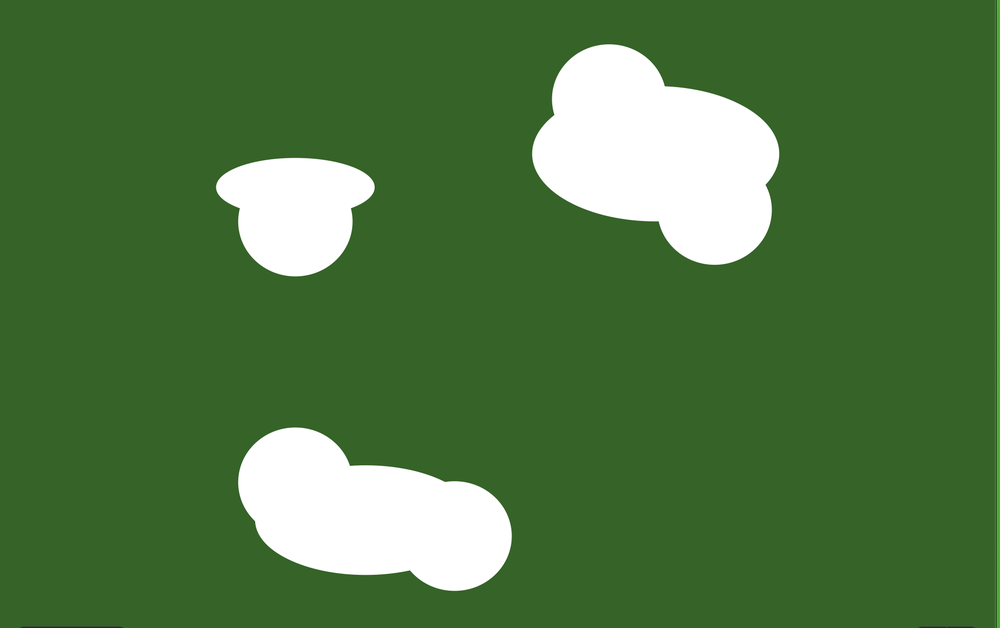
#> input picture Новая папка/Снимок экрана 2024-09-10 в 23.31.51.png, 1000 x 628 px, shrunk from 2010 x 1262 before the run
$ python clean_3.py
#> lines starting #> are read from the running program, lines starting #| are printed output that depends on the picture; after the words box and inside, x2 and y2 are one past the last pixel; in counts of white or black regions, pixels touching at a corner belong together
import math
import cv2
import numpy as np

# Функция для вычисления расстояния между двумя точками
def point_distance(p1, p2):
    return np.sqrt((p1[0] - p2[0]) ** 2 + (p1[1] - p2[1]) ** 2)

combined_mask_1 = None

# [20 lines left out: function line_circle_intersection, not called in this run]

chords = []
green_line_masks = []
red_line_masks = []
combined_masks_red_green = []
orange_tree_masks = []
pink_tree_masks = []

def process_intersections(contours_intersection, min_distance, center, center_of_mass, purple_line_mask, circle_center, circle_radius):
    global combined_mask_1
    unique_points = []
    chord_ends = []  # Список для хранения концов хорд (начало и конец зелёной линии)
    chord_starts = []
    green_line_mask = np.zeros((height, width), dtype=np.uint8)
    red_line_mask = np.zeros((height, width), dtype=np.uint8)
    for contour_inter in contours_intersection:
        for point in contour_inter[:, 0, :]:
            if all(int(point_distance(point, dp)) > min_distance for dp in unique_points):
                unique_points.append(point)


                # cv2.circle(rgba_image, tuple(point), 5, (255, 0, 255), -1)  # Фиолетовая точка

                # Провести линию от черной точки до фиолетовой точки
                # cv2.line(rgba_image, center, tuple(point), (255, 0, 255), 2)  # Линия фиолетового цвета

                # Добавить фиолетовую линию на маску
                cv2.line(purple_line_mask, center, tuple(point), 255, 2)  # Линия на маске

                # Нарисовать черную линию от синей точки до фиолетовой точки
                cv2.line(rgba_image, center_of_mass, tuple(point), (0, 0, 0), 2)  # Черная линия

                # Вычисление перпендикулярного вектора
                direction = np.array(point) - np.array(center_of_mass)
                perp_direction = np.array([-direction[1], direction[0]])
                perp_direction = perp_direction / np.linalg.norm(perp_direction)  # Нормализация

                # Определение точек хорды
                half_chord_length = 30  # Длина половины хорды
                chord_point1 = np.array(point) + perp_direction * half_chord_length
                chord_point2 = np.array(point) - perp_direction * half_chord_length
                chord_point1 = tuple(chord_point1.astype(int))
                chord_point2 = tuple(chord_point2.astype(int))

                # Продлить хорды до пересечения с красным радиусом
                intersection_points = line_circle_intersection(chord_point1, chord_point2, circle_center, circle_radius)

                if len(intersection_points) == 2:
                    # Находим ближайшую к фиолетовой точке точку пересечения
                    distances = [np.linalg.norm(np.array(point) - np.array(ip)) for ip in intersection_points]
                    nearest_intersection_index = np.argmin(distances)
                    nearest_intersection_point = intersection_points[nearest_intersection_index]

                    # Рисуем линию от фиолетовой точки до ближайшей точки пересечения
                    cv2.line(rgba_image, tuple(point), tuple(nearest_intersection_point), (0, 255, 0), 2)  # Зеленая линия

                    # Рисуем зелёную линию от фиолетовой точки до ближайшей точки пересечения
                    cv2.line(green_line_mask, tuple(point), tuple(nearest_intersection_point), 255, 2)  # Линия на маске

                    # Сохраняем конец хорды для последующего рисования красной линии
                    chord_ends.append(tuple(point))
                    chord_starts.append(tuple(nearest_intersection_point))

    # Рисуем красную линию между концами зеленых хорд, если их два
    if len(chord_ends) == 2:
        cv2.line(rgba_image, chord_ends[0], chord_ends[1], (0, 0, 255), 2)  # Красная линия

        # Добавляем красную линию на маску
        cv2.line(red_line_mask, chord_ends[0], chord_ends[1], 255, 2)  # Линия на маске

        # # Создаем маску для дуги красного радиуса
        red_arc_mask = draw_red_arc_mask(contour_red_circle_mask, chord_starts[1], chord_starts[0], circle_center, circle_radius)
        # red_arc_mask = contour_red_circle_mask

        # # Наложение дуги на изображение
        # rgba_image[red_arc_mask > 0, :3] = (0, 0, 255)  # Красный цвет для дуги
        # rgba_image[red_arc_mask > 0, 3] = 255  # Установка альфа-канала в 255 (непрозрачный)

        chords.append([chord_ends[0],chord_ends[1]])

        # 1. Объединяем маски зеленых и красных линий
        combined_mask = cv2.bitwise_or(green_line_mask, red_line_mask)

        combined_mask = cv2.bitwise_or(combined_mask, red_arc_mask)

        contours, _ = cv2.findContours(combined_mask, cv2.RETR_EXTERNAL, cv2.CHAIN_APPROX_SIMPLE)


        combined_mask = cv2.drawContours(combined_mask, contours, -1, 255, thickness=cv2.FILLED)

        # # 1. Объединяем маски зеленых и красных линий
        # combined_mask_2 = cv2.bitwise_or(combined_mask, contour_red_circle_mask)

        # # 2. Находим контуры в объединенной маске
        # contours, _ = cv2.findContours(combined_mask_2, cv2.RETR_EXTERNAL, cv2.CHAIN_APPROX_SIMPLE)

        # # 3. Создаем пустую маску для заполнения
        # filled_mask = np.zeros_like(combined_mask_2)

        # combined_mask_1 = combined_mask_2
        # # 4. Заполняем внутренние области замкнутых контуров белым цветом
        # cv2.drawContours(filled_mask, contours, -1, 255, thickness=cv2.FILLED)

        green_line_masks.append(green_line_mask)
        red_line_masks.append(red_line_mask)
        combined_masks_red_green.append(combined_mask)


# [27 lines left out: function draw_red_arc_mask, not called in this run]

def make_pink_radius(distance_to_closest_point):
# distance_to_closest_point = np.sqrt((closest_point[0] - center[0]) ** 2 + (closest_point[1] - center[1]) ** 2)
    blue_radius = abs(central_radius) - abs(distance_to_closest_point)
    print(distance_to_closest_point)
    # cv2.line(rgba_image, center, closest_point, 255, thickness=2)
    # Вычисляем розовый радиус как половину разности между красным радиусом и расстоянием до голубой точки
    pink_radius = int(distance_to_closest_point + (blue_radius / 2))
    print(pink_radius)
    # pink_radius = blue_radius / 2

    # Создание маски розового круга
    pink_circle_mask = np.zeros((height, width), dtype=np.uint8)
    cv2.circle(pink_circle_mask, center, pink_radius, 255, thickness=-1)

    # Создаем контур радиуса для дерева
    contour_pink_circle_mask = cv2.dilate(pink_circle_mask, None, iterations=2)  # Толщина контура
    contour_pink_circle_mask = cv2.Canny(contour_pink_circle_mask, 100, 200)

    # Отмечаем розовый контур на альфа-изображении
    rgba_image[contour_pink_circle_mask > 0, :3] = (255, 105, 180)  # Розовый цвет по контуру
    rgba_image[contour_pink_circle_mask > 0, 3] = 255  # Устанавливаем альфа-канал в 255 (непрозрачный)

    # Найти пересечение между маской границы оранжевого/фиолетового радиуса и маской границы зоны деревьев
    tree_intersection_mask = cv2.bitwise_and(tree_contour_mask, contour_pink_circle_mask)
    intersection_mask = cv2.bitwise_and(mask_tree, pink_circle_mask)
    pink_tree_masks.append(intersection_mask)

    # # Найти контуры пересечения и нарисовать фиолетовые точки
    contours_intersection, _ = cv2.findContours(tree_intersection_mask, cv2.RETR_EXTERNAL, cv2.CHAIN_APPROX_SIMPLE)
    min_distance = 5  # Минимальное расстояние между точками

    # Вызов функции для обработки пересечений
    process_intersections(contours_intersection, min_distance, center, center_of_mass, purple_line_mask, center, central_radius)


image = cv2.imread('Снимок экрана 2024-09-10 в 23.31.51.png')
#> image is the input picture: shape (628, 1000, 3); mean B, G, R 66.6, 118.5, 78.1
# image = cv2.imread('test_clouds.png')

# Определяем цветовые диапазоны для различных классов объектов
color_ranges = {
    # [10 lines of commented-out code are left out]
    'tree': ([34, 100, 30], [90, 255, 150]),   # Зеленый для деревьев
    'lake': ([90, 100, 100], [140, 255, 255]), # Голубой для озер
    'road': ([100, 100, 100], [180, 180, 180]) # Серый для дорог
}

# Конвертация изображения в HSV цветовую модель
hsv_image = cv2.cvtColor(image, cv2.COLOR_BGR2HSV)
#> hsv_image: shape (628, 1000, 3); mean H, S, V 46.7, 133.1, 118.5

# Нахождение центра изображения и задание радиуса для центрального круга
height, width = hsv_image.shape[:2]
center = (width // 2, height // 2)
central_radius = width // 4
print(central_radius)
#| 250

# Создаем изображение с альфа-каналом
rgba_image = np.zeros((height, width, 4), dtype=np.uint8)
rgba_image[..., :3] = image  # Копируем исходное изображение в RGB каналы
rgba_image[..., 3] = 0  # Начально делаем альфа-канал полностью прозрачным

# Создаем маску для центрального круга
red_circle_mask = np.zeros((height, width), dtype=np.uint8)
cv2.circle(red_circle_mask, center, central_radius, 255, thickness=-1)
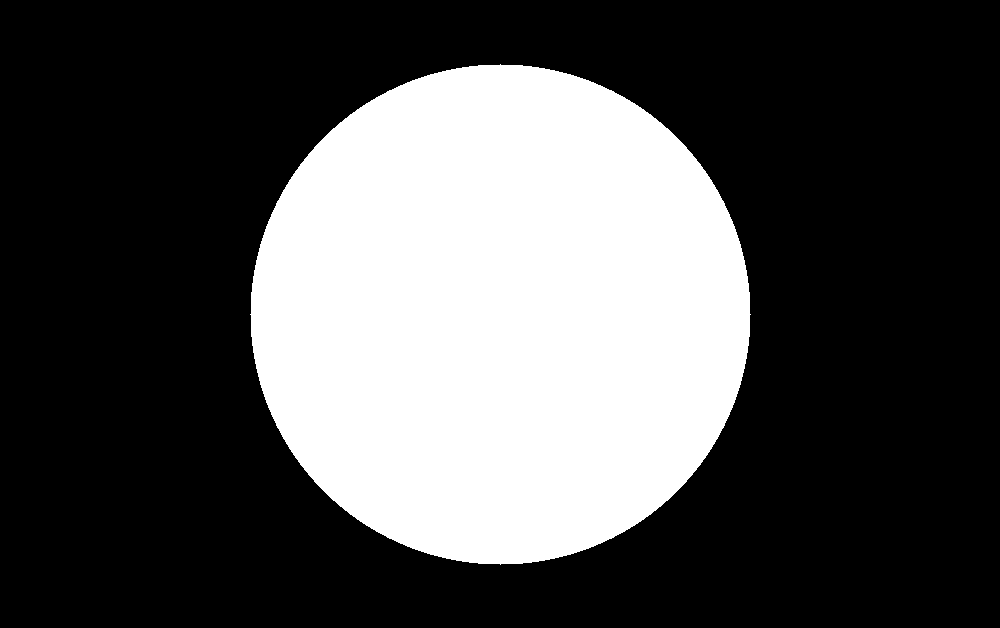
#> red_circle_mask: shape (628, 1000); 31.3% white; 1 white region, box (x1, y1, x2, y2) and area: (250, 64, 751, 565) 196321

contour_red_circle_mask = cv2.dilate(red_circle_mask, None, iterations=3)  # Толщина контура
contour_red_circle_mask = cv2.Canny(contour_red_circle_mask, 100, 200)

# Создаем маску для объектов внутри круга
object_mask = np.zeros((height, width), dtype=np.uint8)
water_mask = np.zeros((height, width), dtype=np.uint8)

# Обработка объектов и создание масок
for obj_class, (lower, upper) in color_ranges.items():
    lower = np.array(lower, dtype="uint8")
    upper = np.array(upper, dtype="uint8")

    # Создаем маску для текущего класса
    class_mask = cv2.inRange(hsv_image, lower, upper)

    # Находим контуры объектов
    # contours, _ = cv2.findContours(class_mask, cv2.RETR_EXTERNAL, cv2.CHAIN_APPROX_SIMPLE)
    contours = cv2.dilate(class_mask, None, iterations=2)  # Толщина контура
    # contours = cv2.Canny(contours, 100, 200)
    object_mask = cv2.add(object_mask, contours)
    if obj_class == 'lake':
        water_mask = cv2.add(water_mask, contours)
#> this loop made 3 passes
#> pass 1, `class_mask = cv2.inRange(hsv_image, lower, upper)`:
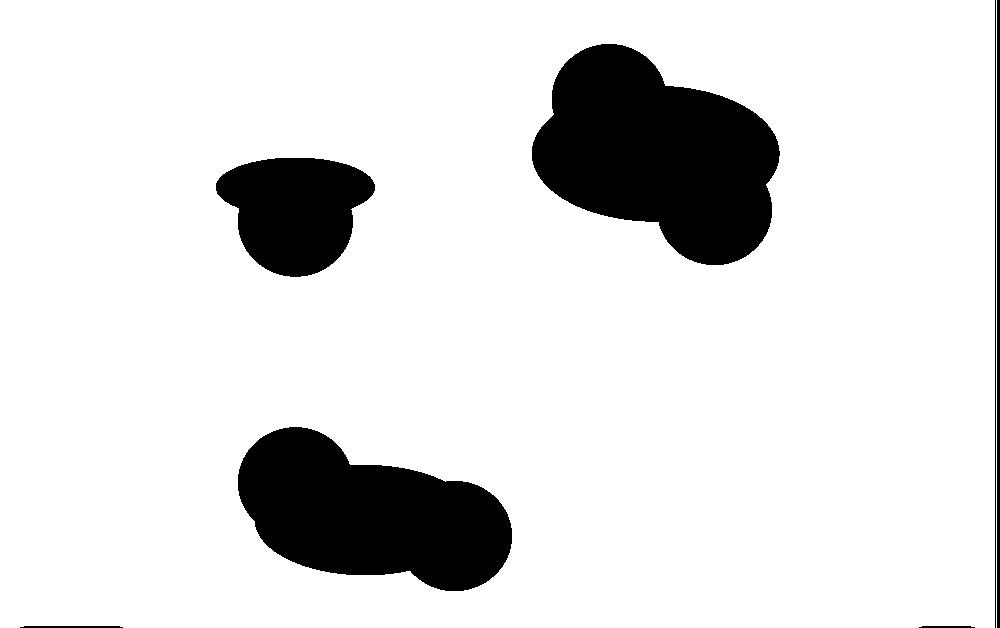
#> class_mask: shape (628, 1000); 87.1% white; 7 black regions, largest, box (x1, y1, x2, y2) and area: (532, 44, 780, 265) 35843, (238, 427, 512, 591) 29283, (216, 158, 375, 277) 13253
#> pass 1, `contours = cv2.dilate(class_mask, None, iterations=2)`:
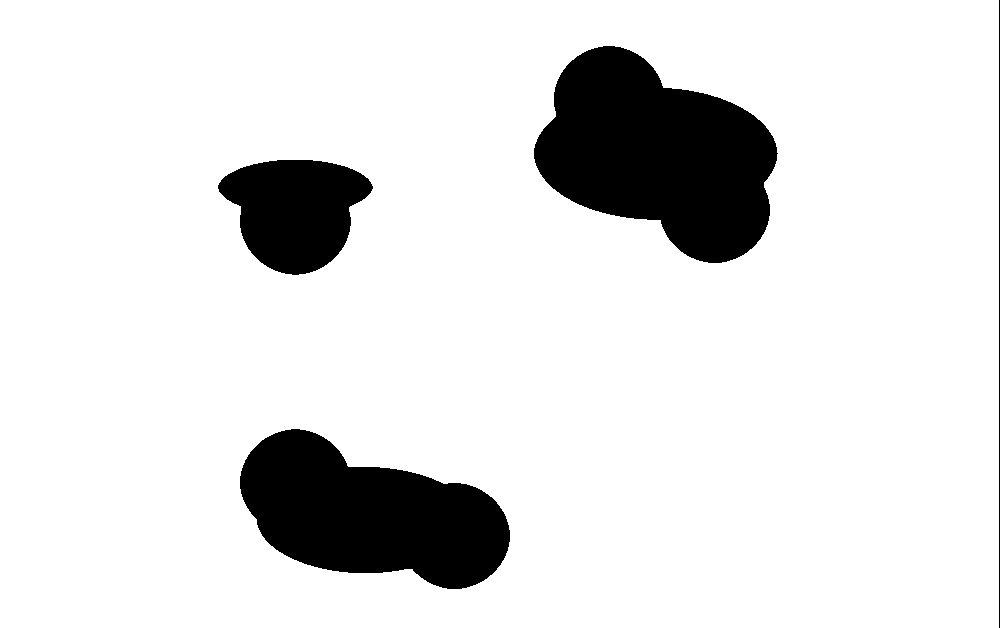
#> contours: shape (628, 1000); 88.2% white; 4 black regions, box (x1, y1, x2, y2) and area: (534, 46, 778, 263) 33951, (240, 429, 510, 589) 27527, (218, 160, 373, 275) 12145, (999, 0, 1000, 628) 628
    # [20 lines of commented-out code are left out]
radius_background_mask = cv2.bitwise_and(red_circle_mask, cv2.bitwise_not(object_mask))
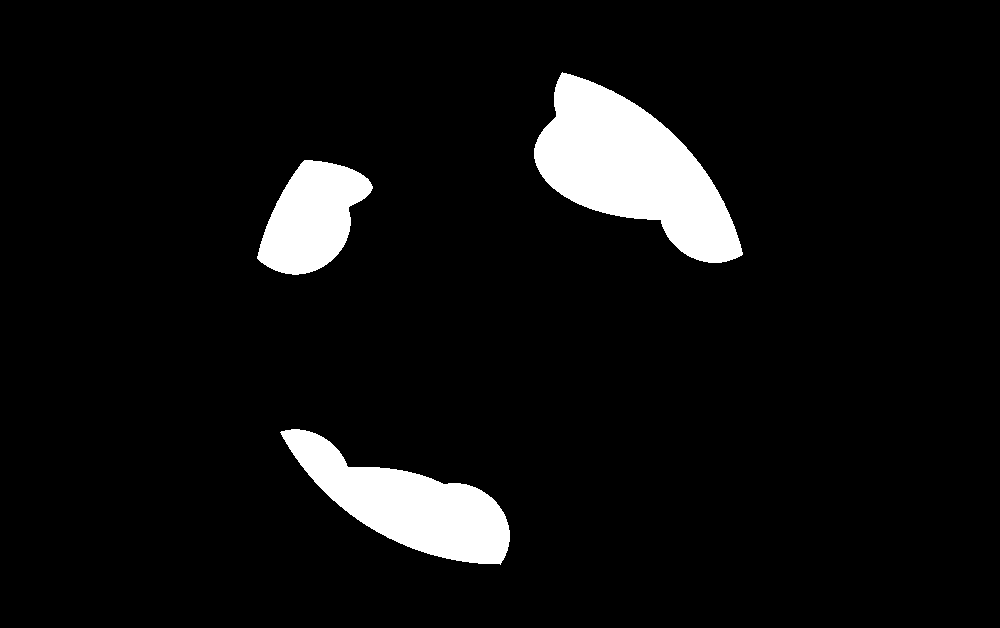
#> radius_background_mask: shape (628, 1000); 6.8% white; 3 white regions, box (x1, y1, x2, y2) and area: (534, 72, 743, 263) 20390, (280, 429, 510, 565) 13808, (257, 160, 373, 275) 8411
cv2.imshow('a', object_mask)
cv2.waitKey(0)
# object_mask_1 = cv2.bitwise_and(red_circle_mask, object_mask)

# Наносим фиолетовый цвет на пересечение
rgba_image[radius_background_mask > 0, :3] = (255, 0, 255)  # Фиолетовый цвет по пересечению
rgba_image[radius_background_mask > 0, 3] = 255  # Устанавливаем альфа-канал в 255 (непрозрачный)
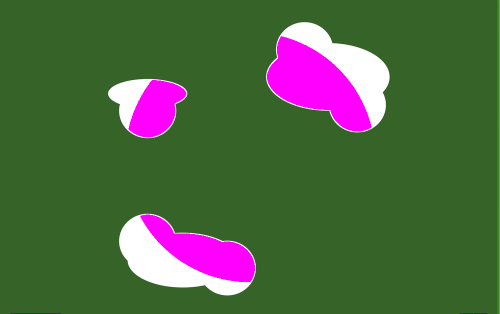
#> rgba_image: shape (628, 1000, 4) (shown at 1/2 size); mean B, G, R, A 66.7, 101.2, 78.1, 17.3

# Нарисовать исходный центральный радиус
contour_radius_background_mask = cv2.dilate(radius_background_mask, None, iterations=2)  # Толщина контура
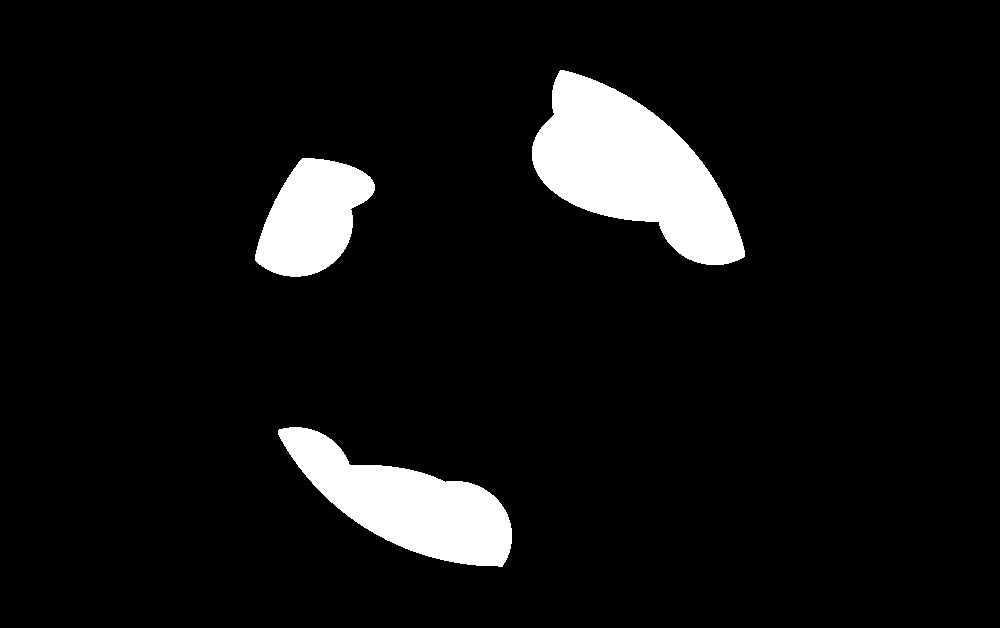
#> contour_radius_background_mask: shape (628, 1000); 7.4% white; 3 white regions, box (x1, y1, x2, y2) and area: (532, 70, 745, 265) 22014, (278, 427, 512, 567) 15292, (255, 158, 375, 277) 9359
contour_radius_background_mask = cv2.Canny(contour_radius_background_mask, 100, 200)
#> contour_radius_background_mask: shape (628, 1000); 0.27% white in thin lines or dots, all inside (x1, y1, x2, y2) = (254, 69, 745, 567)

rgba_image[contour_radius_background_mask > 0, :3] = (0, 0, 255)  # Красный цвет по контуру
#> (the rest of the program and of its run is left out)
